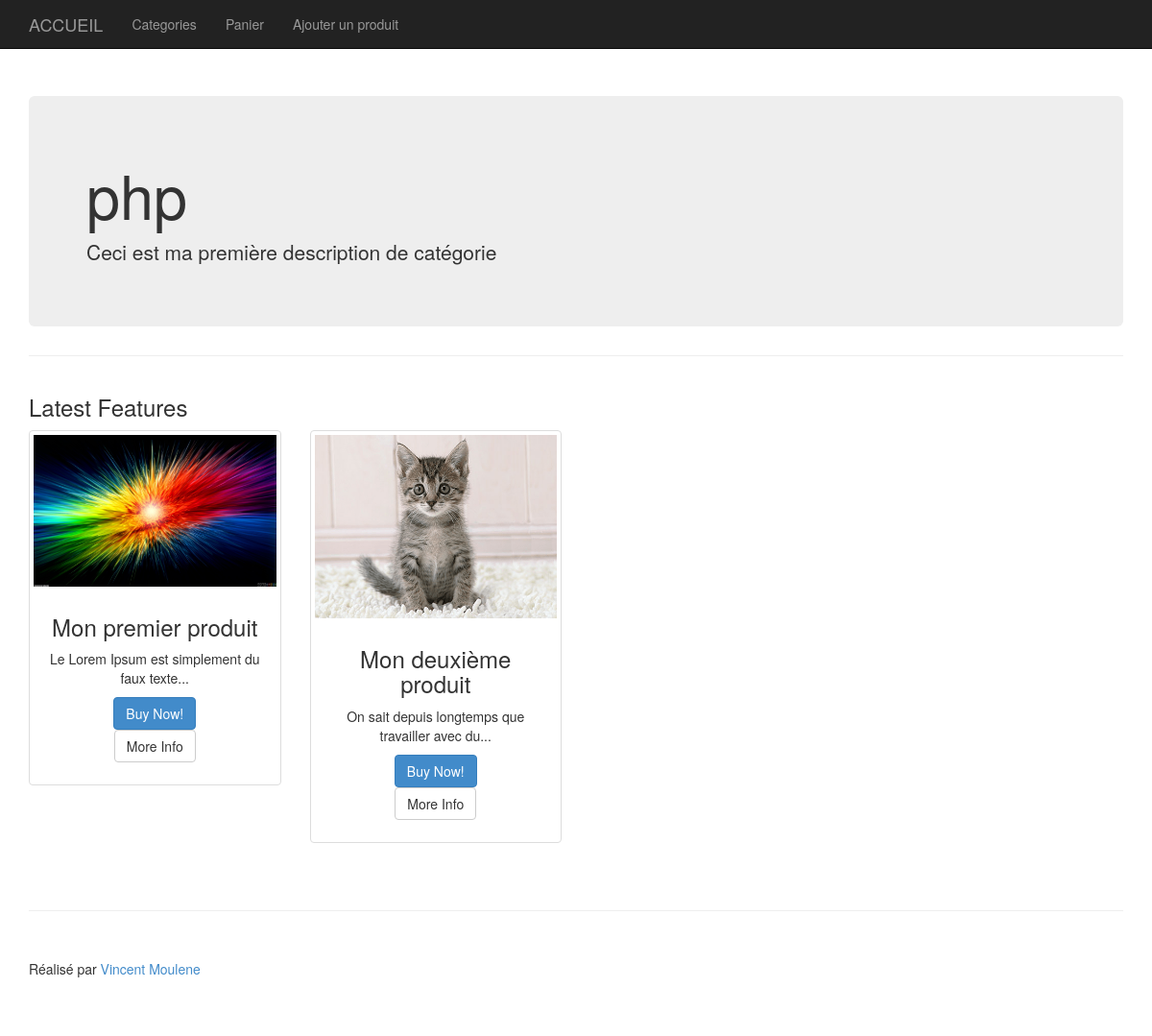
/web/categorie.php?idc=1, run on the app's committed database.
### tables this page shows
CREATE TABLE IF NOT EXISTS `categorie` (
  `id` int(11) NOT NULL AUTO_INCREMENT,
  `titre` varchar(250) NOT NULL,
  `description` text NOT NULL,
  PRIMARY KEY (`id`)
);

CREATE TABLE IF NOT EXISTS `produit` (
  `id` int(11) NOT NULL AUTO_INCREMENT,
  `titre` varchar(250) NOT NULL,
  `description` text NOT NULL,
  `prix` float NOT NULL,
  `image` varchar(250) NOT NULL,
  PRIMARY KEY (`id`)
);

### web/categorie.php (called while the page is built, shortened)
<?php
include '../init.php';

### controllers/categorie/display.php (called while the page is built, shortened)
<?php
$categorieManager = new CategorieManager($db);
$categorie = $categorieManager->getCategorie($_GET['idc']);
$produits = $categorieManager->getAllProducts($_GET['idc']);

### models/categoriemanager.class.php (called while the page is built, shortened)
<?php
class CategorieManager
{
	private $db;
	public function __construct($db)
	{
		$this->db = $db;
	}
	public function getCategorie($id_categorie)
	{
		$sql = 'SELECT * FROM categorie WHERE id = :id_categorie';
		$req = $this->db->prepare($sql);
		$req->setFetchMode(PDO::FETCH_CLASS|PDO::FETCH_PROPS_LATE, "categorie");
		$req->execute(array(':id_categorie' => (int)$id_categorie));
		return $req->fetch();
	}
	public function getAllProducts($id_categorie)
	{
		$sql = '
			SELECT p.*
			FROM produit_categorie pc
			LEFT JOIN produit p ON p.id = pc.id_produit
			WHERE pc.id_categorie = :id_categorie';
		$req = $this->db->prepare($sql);
		$req->setFetchMode(PDO::FETCH_CLASS|PDO::FETCH_PROPS_LATE, "produit");
		$req->execute(array(':id_categorie' => (int)$id_categorie));
		return $req->fetchAll();
	}
}

### models/categorie.class.php (called while the page is built, shortened)
<?php
class Categorie
{
	private $titre;
	private $description;
	public function getTitre()
	{
		return $this->titre;
	}
	public function getDescription()
	{
		return $this->description;
	}
}

### models/produit.class.php (called while the page is built, shortened)
<?php
class Produit
{
	private $id;
	private $titre;
	private $description;
	private $image;
	public function getId()
	{
		return $this->id;
	}
	public function getTitre()
	{
		return $this->titre;
	}
	public function getShortDescription($length = 50)
	{
		$string = substr($this->description, 0, $length);
		$pos = strrpos($string, ' ');
		return substr($string,0,$pos).'...';
	}
	public function getWebImage()
	{
		return '../web/upload/'.$this->image;
	}
}

### views/categorie/display.php (the view, shortened to what this page needs)
<?php include VIEWS_DIR . '_common/header.php' ?>
    <div class="container">
        <div class="jumbotron hero-spacer">
            <h1><?php echo $categorie->getTitre(); ?></h1>
            <p><?php echo $categorie->getDescription(); ?></p>
        </div>
        <hr>
        <div class="row">
            <div class="col-lg-12">
                <h3>Latest Features</h3>
            </div>
        </div>
        <div class="row text-center">
            <?php foreach ($produits as $produit) : ?>
                <div class="col-lg-3 col-md-6 hero-feature">
                    <div class="thumbnail">
                        <img src="<?php echo $produit->getWebImage() ?>" alt="">
                        <div class="caption">
                            <h3><?php echo $produit->getTitre(); ?></h3>
                            <p><?php echo $produit->getShortDescription(); ?></p>
                            <p>
                                <form method="post" action="panier.php">
                                    <button class="btn btn-primary">Buy Now!</button>
                                </form>
                                <a href="produit.php?idp=<?php echo $produit->getId(); ?>" class="btn btn-default">More Info</a>
                            </p>
                        </div>
                    </div>
                </div>
            <?php endforeach; ?>
        </div>
    </div>
    <?php include VIEWS_DIR . '_common/footer.php' ?>

### web/css/shop-categorie.css (style rules this page uses)
body { margin-top: 50px; }
.hero-spacer { margin-top: 50px; }
.hero-feature { margin-bottom: 30px; }

### data on the page
categorie: titre "php", description "Ceci est ma première description de catégorie"
produit: image (picture), titre "Mon premier produit", description "Le Lorem Ipsum est simplement du faux texte..."
produit: image (picture), titre "Mon deuxième produit", description "On sait depuis longtemps que travailler avec du..."
